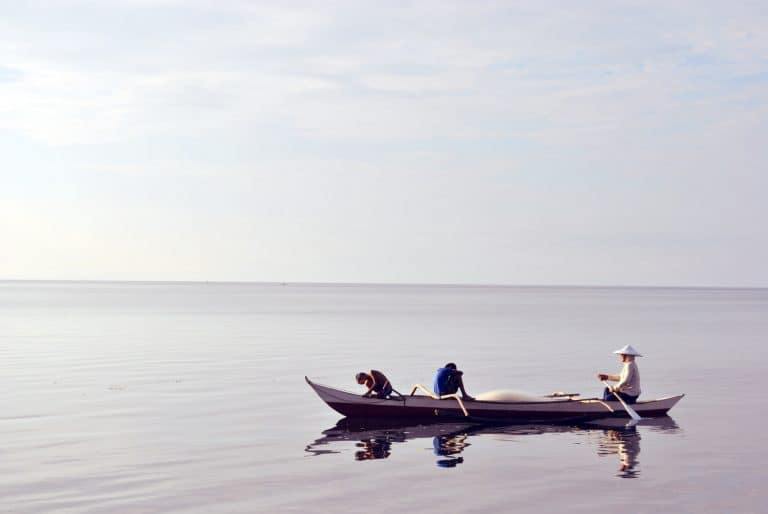
#> input picture Week 6 Weekly Activity/boat.jpg, 768 x 514 px
$ jupyter execute --allow-errors Weekly_activity_6.ipynb
#> lines starting #> are read from the running program, lines starting #| are printed output that depends on the picture; after the words box and inside, x2 and y2 are one past the last pixel; in counts of white or black regions, pixels touching at a corner belong together
# Setup

[cell 1]
import sys
# Python 3.7 is required
assert sys.version_info >= (3,7)

import cv2 as cv
import numpy as np
import matplotlib.pyplot as plt

# Make sure that optimization is enabled
if not cv.useOptimized():
    cv.setUseOptimized(True)

cv.useOptimized()

# Question 1

[cell 2]
img = cv.imread('boat.jpg')
#> img is the input picture: shape (514, 768, 3); mean B, G, R 212.5, 207, 208.3
# Convert the image to grayscale
img_gray = cv.cvtColor(img, cv.COLOR_BGR2GRAY)

# Apply Otsu thresholding
ret, th = cv.threshold(img_gray, 40, 255, cv.THRESH_BINARY_INV+cv.THRESH_OTSU)
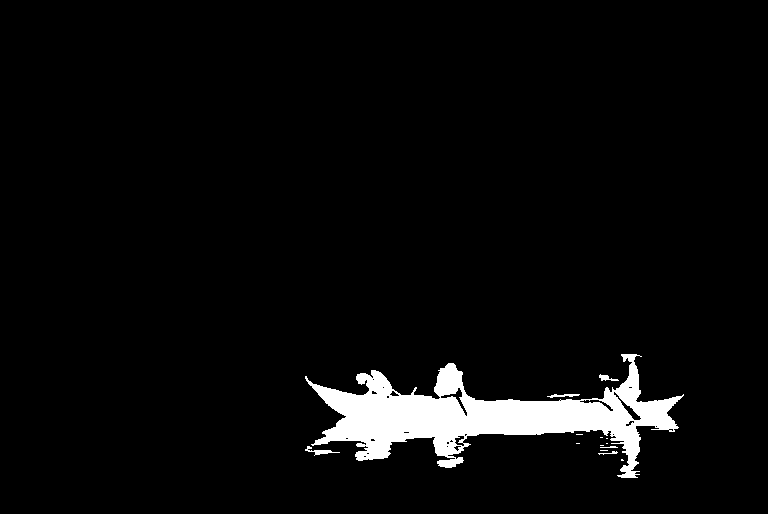
#> th: shape (514, 768); 4.4% white; 14 white regions (8 under 20 px), largest, box (x1, y1, x2, y2) and area: (305, 354, 684, 478) 16850, (305, 446, 340, 456) 107, (547, 394, 580, 398) 72, (599, 374, 619, 381) 67, (598, 451, 618, 455) 31, (600, 446, 618, 448) 24
#> ret = 132

# Find the min and max coordinate of the masked element
pts = np.argwhere(th>0)
#> pts = 17186 pairs, first value 354 to 477, second value 305 to 683
y1,x1 = pts.min(axis=0)
#> y1 = 354; x1 = 305
y2,x2 = pts.max(axis=0)
#> y2 = 477; x2 = 683

# divide y coordinate by half to avoid drawing the boundary box on the reflection
new_y2 = y1 + (y2 - y1)//2
#> new_y2 = 415
th_rect = cv.rectangle(img,(x1,y1),(x2, new_y2),(255,0,0),2)

cv.imshow('boundary', img)
cv.waitKey(0)
cv.destroyAllWindows()

# Question 2

[cell 3]
img = cv.imread('leaf.jfif', 0)

# Create trackbar
def trackbar(x):
    kernel = np.ones((x,x), np.uint8)

    # four type: erosion, dilation, opening and closing
    erosion = cv.erode(img, kernel, iterations = 1)
    dilation = cv.dilate(img, kernel, iterations = 1)
    opening = cv.morphologyEx(img, cv.MORPH_OPEN, kernel)
    closing = cv.morphologyEx(img, cv.MORPH_CLOSE, kernel)

    cv.imshow('morphological transformation',
              np.hstack([erosion, dilation, opening, closing]))

cv.namedWindow('morphological transformation')
cv.createTrackbar('size', 'morphological transformation', 1, 25, trackbar)

cv.waitKey(0)
cv.destroyAllWindows()

# Question 3

[cell 4]
from mpl_toolkits.mplot3d import Axes3D
from matplotlib import colors
from matplotlib.colors import hsv_to_rgb

## Take porcelain5 as a test case

[cell 5]
img = cv.imread('porcelain5.jfif')
#> (the rest of this cell did not finish here and is left out)

#> (a cell that did not finish here is left out)

HSV colour space:

blue - low: (85, 25, 250), high: (115, 245, 255)

white - low: (0, 0, 200), high: (179, 30, 255)

[cell 7]
# Verify the value
low_blue = (85, 25, 250)
high_blue = (115, 245, 255)
low_white = (0, 0, 200)
high_white = (179, 30, 255)

square_low_blue = np.full((10, 10, 3), low_blue, dtype = np.uint8)/255.0
square_high_blue = np.full((10, 10, 3), high_blue, dtype = np.uint8)/255.0
square_low_white = np.full((10, 10, 3), low_white, dtype = np.uint8)/255.0
square_high_white = np.full((10, 10, 3), high_white, dtype = np.uint8)/255.0

plt.subplot(2, 2, 1)
plt.imshow(square_low_blue)
plt.subplot(2, 2, 2)
plt.imshow(square_high_blue)
plt.subplot(2, 2, 3)
plt.imshow(square_low_white)
plt.subplot(2, 2, 4)
plt.imshow(square_high_white)
plt.show()
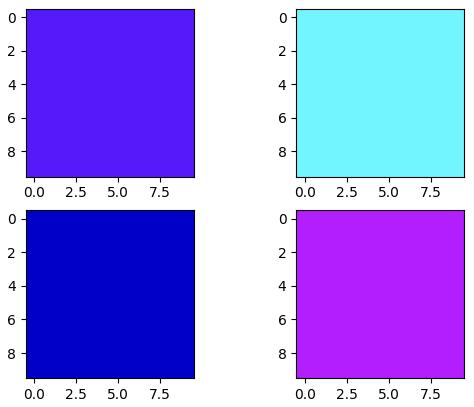
#> figure drawn by matplotlib, 4 panels
